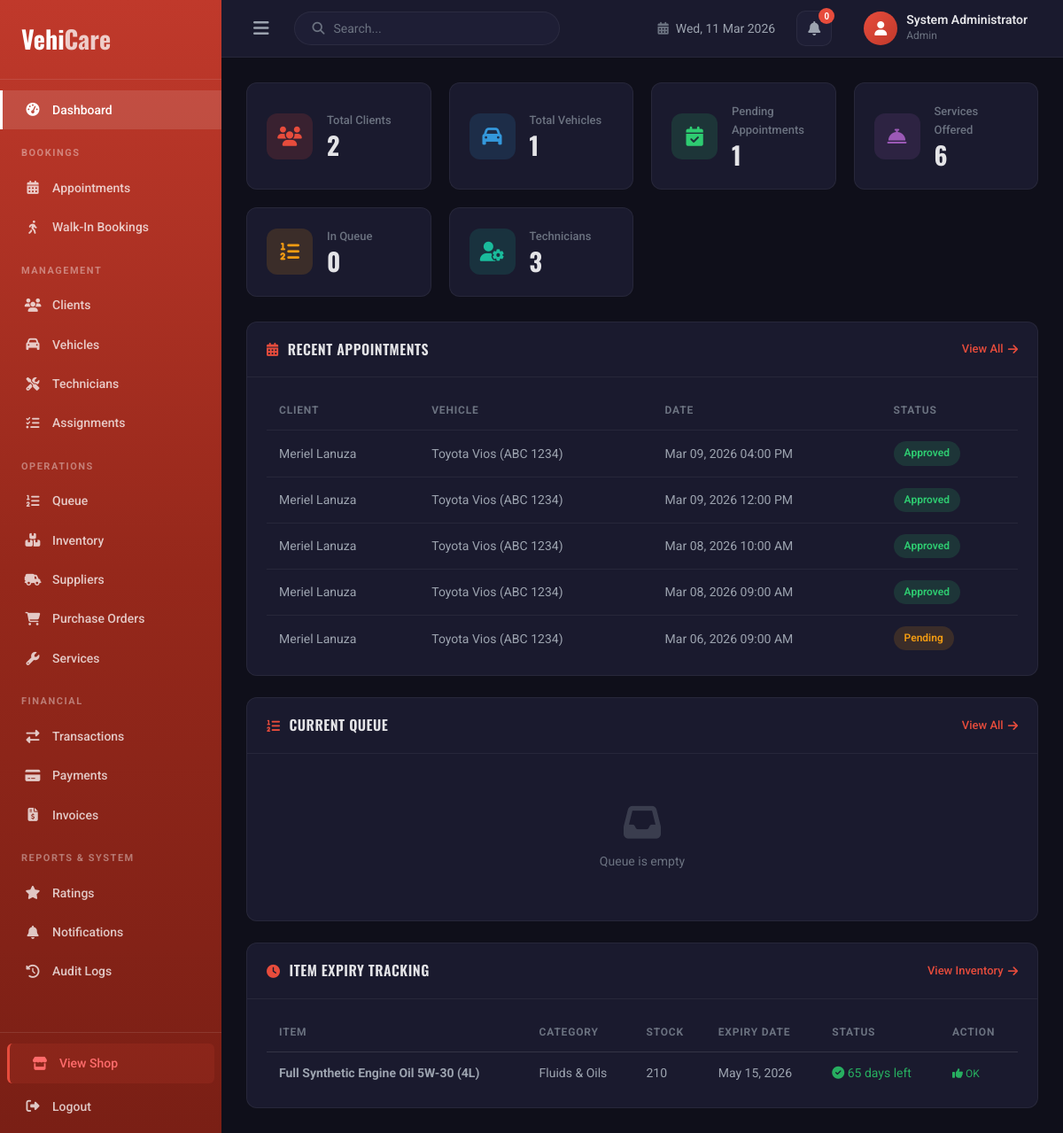
Page /admins/dashboard.php (signed in) on the committed database.
### tables this page shows
CREATE TABLE `appointments` (
  `appointment_id` int(11) NOT NULL,
  `client_id` int(11) NOT NULL,
  `vehicle_id` int(11) NOT NULL,
  `service_id` int(11) DEFAULT NULL,
  `appointment_date` datetime NOT NULL,
  `status` enum('Pending','Approved','Completed','Cancelled') DEFAULT 'Pending',
  `appointment_type` enum('Online','Walk-In') DEFAULT 'Online',
  `notes` text DEFAULT NULL,
  `created_by` int(11) DEFAULT NULL,
  `created_at` timestamp NOT NULL DEFAULT current_timestamp()
);

CREATE TABLE `clients` (
  `client_id` int(11) NOT NULL,
  `user_id` int(11) DEFAULT NULL,
  `full_name` varchar(150) NOT NULL,
  `phone` varchar(50) NOT NULL,
  `email` varchar(150) DEFAULT NULL,
  `address` text DEFAULT NULL,
  `created_at` timestamp NOT NULL DEFAULT current_timestamp()
);

CREATE TABLE `vehicles` (
  `vehicle_id` int(11) NOT NULL,
  `client_id` int(11) NOT NULL,
  `plate_number` varchar(50) NOT NULL,
  `vin` varchar(17) DEFAULT NULL,
  `make` varchar(100) DEFAULT NULL,
  `model` varchar(100) DEFAULT NULL,
  `year` year(4) DEFAULT NULL,
  `color` varchar(50) DEFAULT NULL,
  `status` enum('active','in_service','completed','released') DEFAULT 'active',
  `created_at` timestamp NOT NULL DEFAULT current_timestamp()
);

CREATE TABLE `inventory` (
  `item_id` int(11) NOT NULL,
  `item_name` varchar(150) NOT NULL,
  `description` text DEFAULT NULL,
  `category` varchar(100) DEFAULT NULL,
  `image` varchar(255) DEFAULT NULL,
  `sku` varchar(100) DEFAULT NULL,
  `quantity` int(11) DEFAULT 0,
  `unit_price` decimal(10,2) NOT NULL,
  `expiry_date` date DEFAULT NULL,
  `supplier` varchar(150) DEFAULT NULL,
  `supplier_id` int(11) DEFAULT NULL,
  `last_updated` timestamp NOT NULL DEFAULT current_timestamp() ON UPDATE current_timestamp()
);

### admins/dashboard.php (the view, shortened to what this page needs)
<?php
require_once __DIR__ . '/../includes/db.php';
$total_clients = $pdo->query("SELECT COUNT(*) FROM clients")->fetchColumn();
$total_vehicles = $pdo->query("SELECT COUNT(*) FROM vehicles")->fetchColumn();
$total_appointments = $pdo->query("SELECT COUNT(*) FROM appointments WHERE status='Pending'")->fetchColumn();
$total_services = $pdo->query("SELECT COUNT(*) FROM services")->fetchColumn();
$total_queue = $pdo->query("SELECT COUNT(*) FROM queue WHERE status='Waiting'")->fetchColumn();
$total_technicians = $pdo->query("SELECT COUNT(*) FROM users WHERE role='technician'")->fetchColumn();
$expiry_items = $pdo->query("
    SELECT item_id, item_name, category, quantity, expiry_date,
           DATEDIFF(expiry_date, CURDATE()) AS days_left
    FROM inventory
    WHERE expiry_date IS NOT NULL
    ORDER BY expiry_date ASC
")->fetchAll();
$recent_appointments = $pdo->query("
    SELECT a.*, c.full_name as client_name, v.plate_number, v.make, v.model
    FROM appointments a
    LEFT JOIN clients c ON a.client_id = c.client_id
    LEFT JOIN vehicles v ON a.vehicle_id = v.vehicle_id
    ORDER BY a.created_at DESC LIMIT 5
")->fetchAll();
$recent_queue = $pdo->query("
    SELECT q.*, c.full_name as client_name, v.plate_number, v.make, v.model
    FROM queue q
    LEFT JOIN clients c ON q.client_id = c.client_id
    LEFT JOIN vehicles v ON q.vehicle_id = v.vehicle_id
    WHERE q.status IN ('Waiting','Serving')
    ORDER BY q.position ASC LIMIT 5
")->fetchAll();
?>
<!DOCTYPE html>
<html lang="en">
<head>
    <link rel="stylesheet" href="../includes/style/admin.css">
    <link rel="stylesheet" href="https://cdnjs.cloudflare.com/ajax/libs/font-awesome/6.5.1/css/all.min.css">
</head>
<body class="admin-body">
<div class="admin-layout">
    <?php include __DIR__ . '/includes/sidebar.php'; ?>
    <main class="admin-main">
        <?php include __DIR__ . '/includes/topbar.php'; ?>
        <div class="admin-content">
            <div class="stats-grid">
                <div class="stat-card">
                    <div class="stat-icon" style="background: rgba(231,76,60,0.15); color: #e74c3c;">
                        <i class="fas fa-users"></i>
                    </div>
                    <div class="stat-info">
                        <span class="stat-label">Total Clients</span>
                        <span class="stat-value"><?= number_format($total_clients) ?></span>
                    </div>
                </div>
                <div class="stat-card">
                    <div class="stat-icon" style="background: rgba(52,152,219,0.15); color: #3498db;">
                        <i class="fas fa-car"></i>
                    </div>
                    <div class="stat-info">
                        <span class="stat-label">Total Vehicles</span>
                        <span class="stat-value"><?= number_format($total_vehicles) ?></span>
                    </div>
                </div>
                <div class="stat-card">
                    <div class="stat-icon" style="background: rgba(46,204,113,0.15); color: #2ecc71;">
                        <i class="fas fa-calendar-check"></i>
                    </div>
                    <div class="stat-info">
                        <span class="stat-label">Pending Appointments</span>
                        <span class="stat-value"><?= number_format($total_appointments) ?></span>
                    </div>
                </div>
                <div class="stat-card">
                    <div class="stat-icon" style="background: rgba(155,89,182,0.15); color: #9b59b6;">
                        <i class="fas fa-concierge-bell"></i>
                    </div>
                    <div class="stat-info">
                        <span class="stat-label">Services Offered</span>
                        <span class="stat-value"><?= number_format($total_services) ?></span>
                    </div>
                </div>
                <div class="stat-card">
                    <div class="stat-icon" style="background: rgba(243,156,18,0.15); color: #f39c12;">
                        <i class="fas fa-list-ol"></i>
                    </div>
                    <div class="stat-info">
                        <span class="stat-label">In Queue</span>
                        <span class="stat-value"><?= number_format($total_queue) ?></span>
                    </div>
                </div>
                <div class="stat-card">
                    <div class="stat-icon" style="background: rgba(26,188,156,0.15); color: #1abc9c;">
                        <i class="fas fa-user-cog"></i>
                    </div>
                    <div class="stat-info">
                        <span class="stat-label">Technicians</span>
                        <span class="stat-value"><?= number_format($total_technicians) ?></span>
                    </div>
                </div>
            </div>
            <div class="dashboard-grid">
                <div class="admin-card">
                    <div class="card-header">
                        <h3><i class="fas fa-calendar-alt"></i> Recent Appointments</h3>
                        <a href="appointments.php" class="card-link">View All <i class="fas fa-arrow-right"></i></a>
                    </div>
                    <div class="card-body">
                        <?php if (empty($recent_appointments)): ?>
                            <div class="empty-state">
                                <i class="fas fa-calendar-times"></i>
                                <p>No appointments yet</p>
                            </div>
                        <?php else: ?>
                            <table class="admin-table">
                                <thead>
                                    <tr>
                                        <th>Client</th>
                                        <th>Vehicle</th>
                                        <th>Date</th>
                                        <th>Status</th>
                                    </tr>
                                </thead>
                                <tbody>
                                    <?php foreach ($recent_appointments as $apt): ?>
                                    <tr>
                                        <td><?= htmlspecialchars($apt['client_name'] ?? 'N/A') ?></td>
                                        <td><?= htmlspecialchars(($apt['make'] ?? '') . ' ' . ($apt['model'] ?? '') . ' (' . ($apt['plate_number'] ?? '') . ')') ?></td>
                                        <td><?= date('M d, Y h:i A', strtotime($apt['appointment_date'])) ?></td>
                                        <td><span class="badge badge-<?= strtolower($apt['status']) ?>"><?= $apt['status'] ?></span></td>
                                    </tr>
                                    <?php endforeach; ?>
                                </tbody>
                            </table>
                        <?php endif; ?>
                    </div>
                </div>
                <div class="admin-card">
                    <div class="card-header">
                        <h3><i class="fas fa-list-ol"></i> Current Queue</h3>
                        <a href="queue.php" class="card-link">View All <i class="fas fa-arrow-right"></i></a>
                    </div>
                    <div class="card-body">
                        <?php if (empty($recent_queue)): ?>
                            <div class="empty-state">
                                <i class="fas fa-inbox"></i>
                                <p>Queue is empty</p>
                            </div>
                        <?php endif; ?>
                    </div>
                </div>
            </div>
            <?php if (!empty($expiry_items)): ?>
            <div class="admin-card" style="margin-top:24px;">
                <div class="card-header">
                    <h3><i class="fas fa-clock" style="color:#e74c3c;"></i> Item Expiry Tracking
                    </h3>
                    <a href="inventory.php" class="card-link">View Inventory <i class="fas fa-arrow-right"></i></a>
                </div>
                <div class="card-body">
                    <table class="admin-table">
                        <thead>
                            <tr>
                                <th>Item</th>
                                <th>Category</th>
                                <th>Stock</th>
                                <th>Expiry Date</th>
                                <th>Status</th>
                                <th>Action</th>
                            </tr>
                        </thead>
                        <tbody>
                            <?php foreach ($expiry_items as $ei):
                                $daysLeft = (int)$ei['days_left'];
                            ?>
                            <tr style="<?= $daysLeft < 0 ? 'background:rgba(231,76,60,0.05);' : ($daysLeft <= 30 ? 'background:rgba(243,156,18,0.05);' : '') ?>">
                                <td><strong><?= htmlspecialchars($ei['item_name']) ?></strong></td>
                                <td><?= htmlspecialchars($ei['category'] ?? '—') ?></td>
                                <td><?= (int)$ei['quantity'] ?></td>
                                <td><?= date('M d, Y', strtotime($ei['expiry_date'])) ?></td>
                                <td>
                                    <?php if ($daysLeft < 0): ?>
                                        <span style="color:#e74c3c;font-weight:700;"><i class="fas fa-exclamation-circle"></i> Expired <?= abs($daysLeft) ?> day<?= abs($daysLeft) !== 1 ? 's' : '' ?> ago</span>
                                    <?php elseif ($daysLeft === 0): ?>
                                        <span style="color:#e74c3c;font-weight:700;"><i class="fas fa-exclamation-triangle"></i> Expires Today!</span>
                                    <?php elseif ($daysLeft <= 7): ?>
                                        <span style="color:#e67e22;font-weight:600;"><i class="fas fa-clock"></i> <?= $daysLeft ?> day<?= $daysLeft !== 1 ? 's' : '' ?> left</span>
                                    <?php elseif ($daysLeft <= 30): ?>
                                        <span style="color:#f39c12;font-weight:500;"><i class="fas fa-clock"></i> <?= $daysLeft ?> days left</span>
                                    <?php else: ?>
                                        <span style="color:#27ae60;"><i class="fas fa-check-circle"></i> <?= $daysLeft ?> days left</span>
                                    <?php endif; ?>
                                </td>
                                <td>
                                    <?php if ($daysLeft < 0): ?>
                                        <a href="purchase_orders.php" class="btn btn-primary" style="font-size:12px;padding:5px 12px;"><i class="fas fa-shopping-cart"></i> Restock</a>
                                    <?php elseif ($daysLeft <= 30): ?>
                                        <a href="purchase_orders.php" class="btn btn-secondary" style="font-size:12px;padding:5px 12px;"><i class="fas fa-shopping-cart"></i> Plan Restock</a>
                                    <?php else: ?>
                                        <span style="color:#27ae60;font-size:12px;"><i class="fas fa-thumbs-up"></i> OK</span>
                                    <?php endif; ?>
                                </td>
                            </tr>
                            <?php endforeach; ?>
                        </tbody>
                    </table>
                </div>
            </div>
            <?php endif; ?>
        </div>
    </main>
</div>
</body>
</html>

### rows in the picture
appointments: client.full_name "Meriel Lanuza", vehicle.plate_number "Toyota Vios (ABC 1234)", appointment_date "Mar 09, 2026 04:00 PM", status "Approved"
appointments: client.full_name "Meriel Lanuza", vehicle.plate_number "Toyota Vios (ABC 1234)", appointment_date "Mar 09, 2026 12:00 PM", status "Approved"
appointments: client.full_name "Meriel Lanuza", vehicle.plate_number "Toyota Vios (ABC 1234)", appointment_date "Mar 08, 2026 10:00 AM", status "Approved"
appointments: client.full_name "Meriel Lanuza", vehicle.plate_number "Toyota Vios (ABC 1234)", appointment_date "Mar 08, 2026 09:00 AM", status "Approved"
appointments: client.full_name "Meriel Lanuza", vehicle.plate_number "Toyota Vios (ABC 1234)", appointment_date "Mar 06, 2026 09:00 AM", status "Pending"
inventory: item_name "Full Synthetic Engine Oil 5W-30 (4L)", category "Fluids & Oils", quantity "210", expiry_date "May 15, 2026", daysLeft "65"

### other values in the picture
$_SESSION['full_name'] "System Administrator"
$_SESSION['role'] "Admin"
$total_clients "2"
$total_vehicles "1"
$total_appointments "1"
$total_services "6"
$total_queue "0"
$total_technicians "3"
